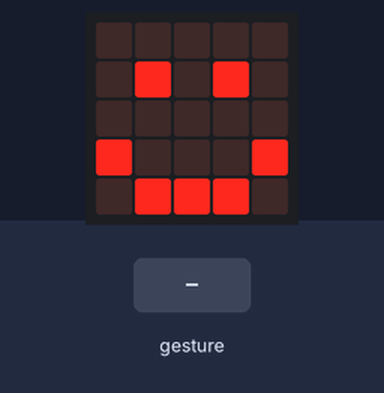
Simulated run of this program. Board: BBC micro:bit (MakeCode). Shown: the board's 5×5 LED display. The inputs (shaded band) are chosen by the test bench. A tilt is held for 1.5 s and a shake lasts 1 s, then the board lies face up again.

Above: at 1.8 s.
1.9 s: gesture 'tilt left'
At 4.0 s:
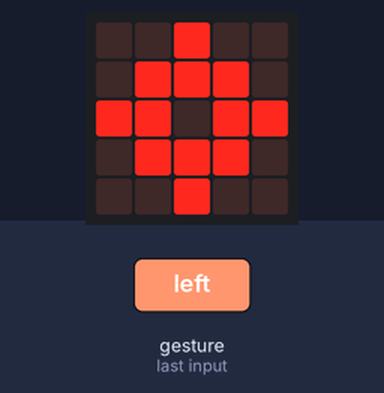
4.4 s: gesture 'logo up'
At 5.9 s:
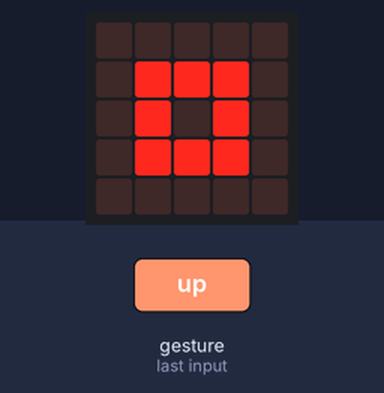
6.9 s: gesture 'logo down'
At 9.0 s:
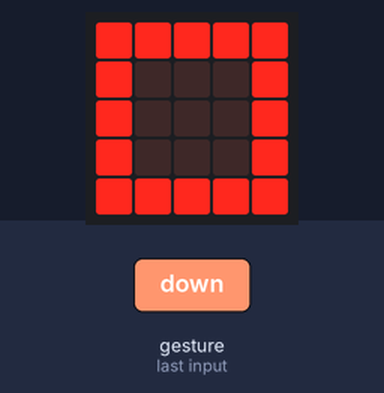
9.4 s: gesture 'tilt right'
At 11.0 s:
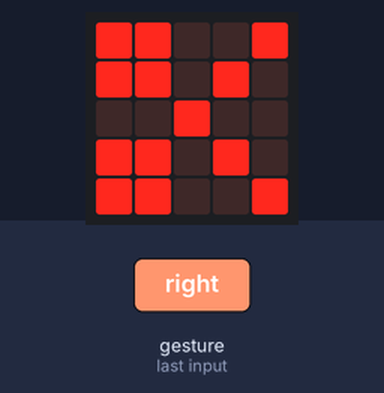
Timing chart, 0 to 12.5 s (numbered marks = the images above; inputs shaded):
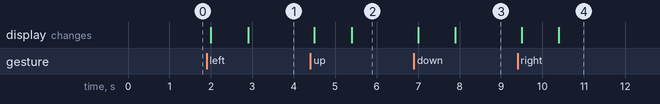

Measured:
- after the input at 1.9 s, the display: first changes after 0.10 s (image 1 shows a later state)
- after the input at 4.4 s, the display: first changes after 0.10 s (image 2 shows a later state)
- after the input at 6.9 s, the display: first changes after 0.10 s (image 3 shows a later state)
- after the input at 9.4 s, the display: first changes after 0.10 s (image 4 shows a later state)

The program:

main.ts
```typescript
input.onGesture(Gesture.TiltLeft, function () {
    basic.showLeds(`
        . . # . .
        . . . # .
        # # # # #
        . . . # .
        . . # . .
        `)
    basic.pause(500)
    basic.showIcon(IconNames.Target)
})
input.onGesture(Gesture.LogoUp, function () {
    basic.showLeds(`
        . . # . .
        . # # # .
        # . # . #
        . . # . .
        . . # . .
        `)
    basic.pause(500)
    basic.showIcon(IconNames.SmallSquare)
})
input.onGesture(Gesture.LogoDown, function () {
    basic.showLeds(`
        . . # . .
        . . # . .
        # . # . #
        . # # # .
        . . # . .
        `)
    basic.pause(500)
    basic.showIcon(IconNames.Square)
})
input.onGesture(Gesture.TiltRight, function () {
    basic.showLeds(`
        . . # . .
        . # . . .
        # # # # #
        . # . . .
        . . # . .
        `)
    basic.pause(500)
    basic.showIcon(IconNames.Scissors)
})
basic.showIcon(IconNames.Happy)
```

test.ts
```typescript
// testes vão aqui; isto não será compilado quando este pacote for usado como uma extensão.
```
